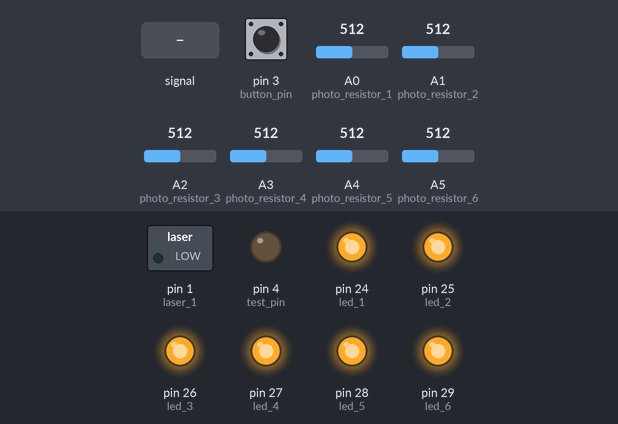
The sketch below on a simulated Teensy 4. Parts: switched loads named in the sketch (green lamp = pin HIGH), output pins drawn as LEDs (lit = HIGH). The test bench sets the inputs (shaded band); at power-on: pin 3 (button_pin) LOW, A0 (photo_resistor_1) = 512, A1 (photo_resistor_2) = 512, A2 (photo_resistor_3) = 512, A3 (photo_resistor_4) = 512, A4 (photo_resistor_5) = 512, A5 (photo_resistor_6) = 512. What the sketch prints to the serial monitor is not drawn.

Above: at 1.2 s.
1.3 s: A1 (photo_resistor_2) fed a 200 Hz sine of ±460 counts around its level
At 1.76 s:
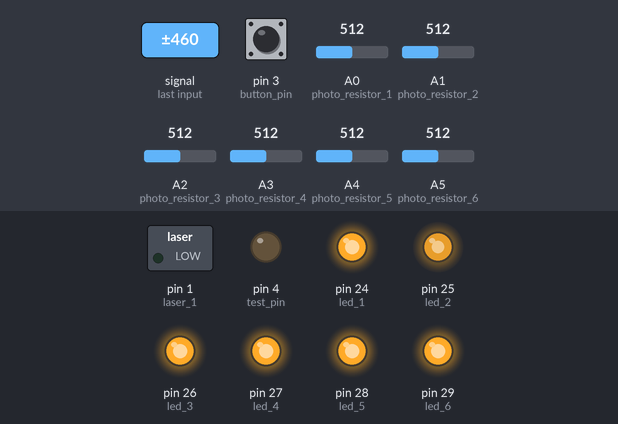
4.3 s: pin 3 (button_pin) pulled HIGH for 0.15 s
At 4.38 s:
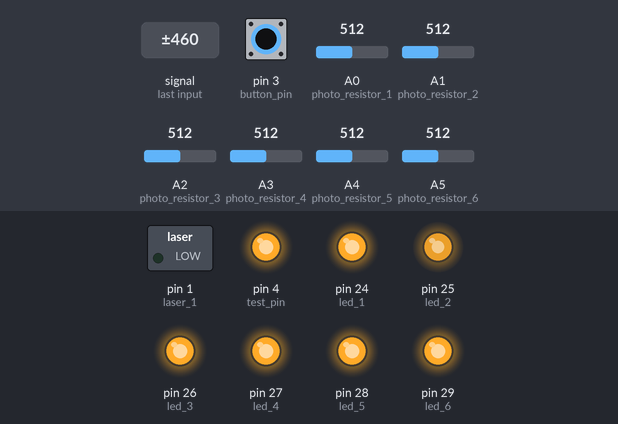
7.3 s: A0 (photo_resistor_1) set to 889
10.3 s: A0 (photo_resistor_1) set to 912
At 10.45 s:
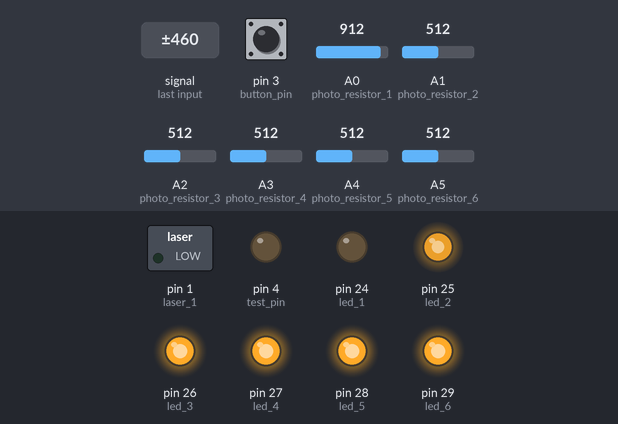
13.3 s: A1 (photo_resistor_2) set to 893
14.8 s: A1 (photo_resistor_2) set to 912
At 15.3 s:
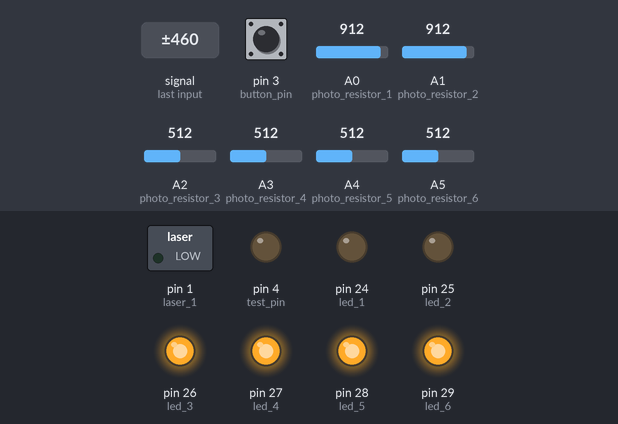
Timing chart, 0 to 17.3 s (numbered marks = the images above; inputs shaded):
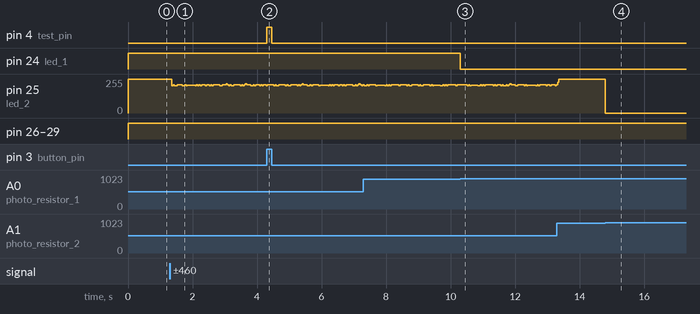

The sketch:

prototype_6.ino
```cpp
// setting up pin
int photo_resistor_1 = 14;
int photo_resistor_2 = 15;
int photo_resistor_3 = 16;
int photo_resistor_4 = 17;
int photo_resistor_5 = 18;
int photo_resistor_6 = 19;
int laser_1 = 1;
int piezo = 30;
int led_1 = 24;
int led_2 = 25;
int led_3 = 26;
int led_4 = 27;
int led_5 = 28;
int led_6 = 29;
int button_pin = 3;
// threshold value for the photoresistor input
int light_threshold = 900;

//MIDI channel
const int channel = 1;

int note1_playing = 0;
int note2_playing = 0;
int note3_playing = 0;
int note4_playing = 0;
int note5_playing = 0;
int note6_playing = 0;

// button stuffs
// in future change this shit to something useful ... i am too tired to come up with a name
int button_state = 0;
int test_pin = 4;

// the setup routine runs once when you press reset:
void setup() {
  // initialize the pin as input/output
  pinMode(photo_resistor_1, INPUT);
  pinMode(photo_resistor_2, INPUT);
  pinMode(photo_resistor_3, INPUT);
  pinMode(photo_resistor_4, INPUT);
  pinMode(photo_resistor_5, INPUT);
  pinMode(photo_resistor_6, INPUT);
  pinMode(laser_1, OUTPUT);
  pinMode(led_1, OUTPUT);
  pinMode(led_2, OUTPUT);
  pinMode(led_3, OUTPUT);
  pinMode(led_4, OUTPUT);
  pinMode(led_5, OUTPUT);
  pinMode(led_6, OUTPUT);
  pinMode(button_pin, INPUT);
  pinMode(test_pin,OUTPUT);

  digitalWrite(led_1, LOW);
  digitalWrite(led_2, LOW);
  digitalWrite(led_3, LOW);
  digitalWrite(led_4, LOW);
  digitalWrite(led_5, LOW);
  digitalWrite(led_6, LOW);

  //serial read start
  Serial.begin(9600);
}

// the loop routine runs over and over again forever:
void loop() {
  //Serial.println(analogRead(photo_resistor_1));

  //record button0
  button_state = digitalRead(button_pin);
  if(button_state == 1){
    Serial.print('a');
    digitalWrite(test_pin,HIGH);
  }else{
    digitalWrite(test_pin,LOW);
    Serial.print('z');
  }

  //if any of the photoresistor reads a value less than a threshold, play corresponding tone
  if (analogRead(photo_resistor_1) < light_threshold && !note1_playing) {
    //analogWrite(piezo, 10);
    usbMIDI.sendNoteOn(60, 99, channel);
    digitalWrite(led_1, HIGH);
    Serial.println(1);
    note1_playing = 1;
  } else if (analogRead(photo_resistor_1) > light_threshold && note1_playing){
    //analogWrite(piezo, 0);
    usbMIDI.sendNoteOff(60, 99, channel);
    digitalWrite(led_1, LOW);
    note1_playing = 0;
  }

  //Serial.println(analogRead(photo_resistor_2));
  if (analogRead(photo_resistor_2) < light_threshold && !note2_playing) {
    //analogWrite(piezo, 180);
    usbMIDI.sendNoteOn(62, 99, channel);
    digitalWrite(led_2, HIGH);
    Serial.println(2);
    note2_playing = 1;
  } else if (analogRead(photo_resistor_2) > light_threshold && note2_playing){
    digitalWrite(led_2, LOW);
    //analogWrite(piezo, 0);
    usbMIDI.sendNoteOff(62, 99, channel);
    note2_playing = 0;
  }

  if (analogRead(photo_resistor_3) < light_threshold && !note3_playing) {
    //analogWrite(piezo, 350);
    usbMIDI.sendNoteOn(64, 99, channel);
    digitalWrite(led_3, HIGH);
    Serial.println(3);
    note3_playing = 1;
  } else if (analogRead(photo_resistor_3) > light_threshold && note3_playing){
    digitalWrite(led_3, LOW);
    //analogWrite(piezo, 0);
    usbMIDI.sendNoteOff(64, 99, channel);
    note3_playing = 0;
  }

  if (analogRead(photo_resistor_4) < light_threshold && !note4_playing) {
    //analogWrite(piezo, 520);
    usbMIDI.sendNoteOn(65, 99, channel);
    digitalWrite(led_4, HIGH);
    Serial.println(4);
    note4_playing = 1;
  } else if (analogRead(photo_resistor_4) > light_threshold && note4_playing){
    digitalWrite(led_4, LOW);
    //analogWrite(piezo, 0);
    usbMIDI.sendNoteOff(65, 99, channel);
    note4_playing = 0;
  }

  if (analogRead(photo_resistor_5) < light_threshold && !note5_playing) {
    //analogWrite(piezo, 690);
    usbMIDI.sendNoteOn(67, 99, channel);
    digitalWrite(led_5, HIGH);
    Serial.println(5);
    note5_playing = 1;
  } else if (analogRead(photo_resistor_5) > light_threshold && note5_playing){
    digitalWrite(led_5, LOW);
    //analogWrite(piezo, 0);
    usbMIDI.sendNoteOff(67, 99, channel);
    note5_playing = 0;
  }

  if (analogRead(photo_resistor_6) < light_threshold && !note6_playing) {
    //analogWrite(piezo, 860);
    usbMIDI.sendNoteOn(69, 99, channel);
    digitalWrite(led_6, HIGH);
    Serial.println(6);
    note6_playing = 1;
  } else if (analogRead(photo_resistor_6) > light_threshold && note6_playing){
    digitalWrite(led_6, LOW);
    //analogWrite(piezo, 0);
    usbMIDI.sendNoteOff(69, 99, channel);
    note6_playing = 0;
  }
  //Serial.println();
}
```

Measured:
- the behaviour switches between 900 and 901 on A0 (photo_resistor_1) (found by bisection; images 2 and 3)
- the behaviour switches between 900 and 901 on A1 (photo_resistor_2) (found by bisection; images 3 and 4)
- after the input at 4.3 s, pin 4 (test_pin): LOW → HIGH at once, → LOW 0.15 s later
- after the input at 10.3 s, pin 24 (led_1): HIGH → LOW at once
- after the input at 14.8 s, pin 25 (led_2): 255/255 → 0/255 at once
